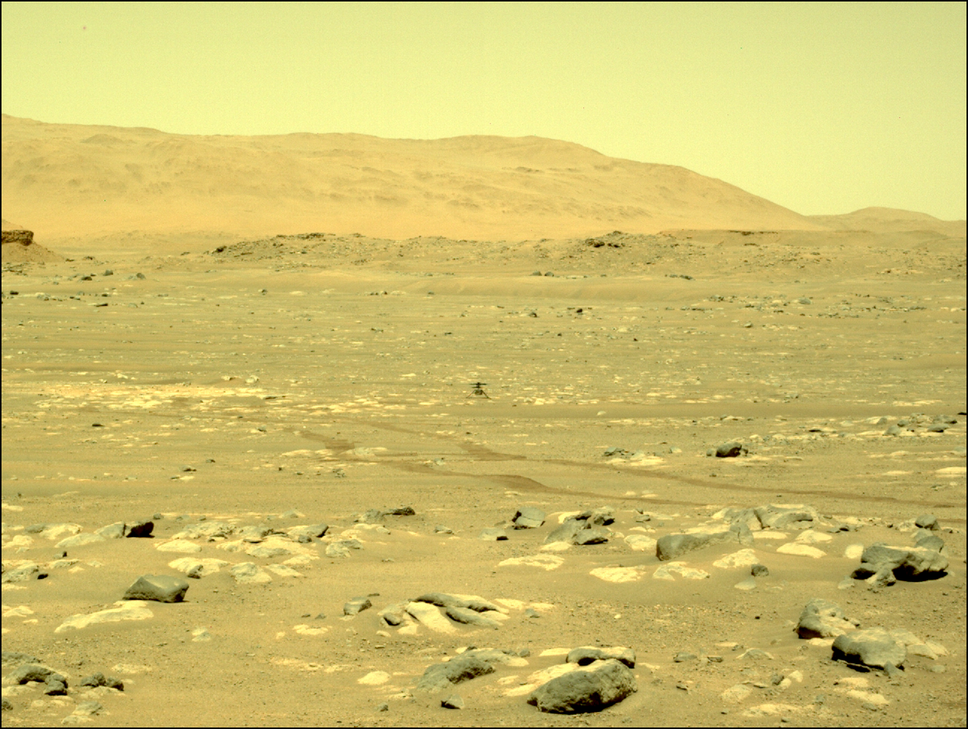
#> input picture perserverance/scripts/lefrncam_57.png, 968 x 729 px, shrunk from 1296 x 976 before the run
$ python test.py
#> lines starting #> are read from the running program, lines starting #| are printed output that depends on the picture
### perserverance/scripts/calibration.py
import math
import cv2
import random as rd
import numpy as np


def draw_keypoints_and_match(img1, img2):
    """This function is used for finding keypoints and dercriptors in the image and
        find best matches using brute force/FLANN based matcher."""

    # Note : Can use sift too to improve feature extraction, but it can be patented again so it could brake the code in future!
    # Note: ORB is not scale independent so number of keypoints depend on scale
    # Initiate ORB detector
    orb = cv2.ORB_create(nfeatures=10000)
    # find the keypoints and descriptors with ORB
    kp1, des1 = orb.detectAndCompute(img1,None)
    kp2, des2 = orb.detectAndCompute(img2,None)

    #________________________Brute Force Matcher_____________________________
    # create BFMatcher object
    bf = cv2.BFMatcher(cv2.NORM_HAMMING, crossCheck=True)

    # Match descriptors._
    matches = bf.match(des1,des2)

    # Sort them in the order of their distance.
    matches = sorted(matches, key = lambda x:x.distance)
    # print(len(matches))

    # Select first 30 matches.
    final_matches = matches[:30]

    # [27 lines of commented-out code are left out]
    img_with_keypoints = cv2.drawMatches(img1,kp1,img2,kp2,final_matches,None,flags=cv2.DrawMatchesFlags_NOT_DRAW_SINGLE_POINTS)
    cv2.imwrite("images_with_matching_keypoints.png", img_with_keypoints)

    # Getting x,y coordinates of the matches
    list_kp1 = [list(kp1[mat.queryIdx].pt) for mat in final_matches]
    list_kp2 = [list(kp2[mat.trainIdx].pt) for mat in final_matches]

    return list_kp1, list_kp2


# [46 lines of commented-out code are left out]


def calculate_F_matrix(list_kp1, list_kp2):
    """This function is used to calculate the F matrix from a set of 8 points using SVD.
        Furthermore, the rank of F matrix is reduced from 3 to 2 to make the epilines converge."""

    A = np.zeros(shape=(len(list_kp1), 9))

    for i in range(len(list_kp1)):
        x1, y1 = list_kp1[i][0], list_kp1[i][1]
        x2, y2 = list_kp2[i][0], list_kp2[i][1]
        A[i] = np.array([x1*x2, x1*y2, x1, y1*x2, y1*y2, y1, x2, y2, 1])

    U, s, Vt = np.linalg.svd(A)
    F = Vt[-1,:]
    F = F.reshape(3,3)

    # Downgrading the rank of F matrix from 3 to 2
    Uf, Df, Vft = np.linalg.svd(F)
    Df[2] = 0
    s = np.zeros((3,3))
    for i in range(3):
        s[i][i] = Df[i]

    F = np.dot(Uf, np.dot(s, Vft))
    return F

# [109 lines left out: functions RANSAC_F_matrix, calculate_E_matrix, extract_camerapose, disambiguate_camerapose, drawlines, not called in this run]

### perserverance/scripts/test.py
import calibration as calib
import cv2 as cv

imagel = cv.imread("lefrncam_57.png", cv.IMREAD_GRAYSCALE)
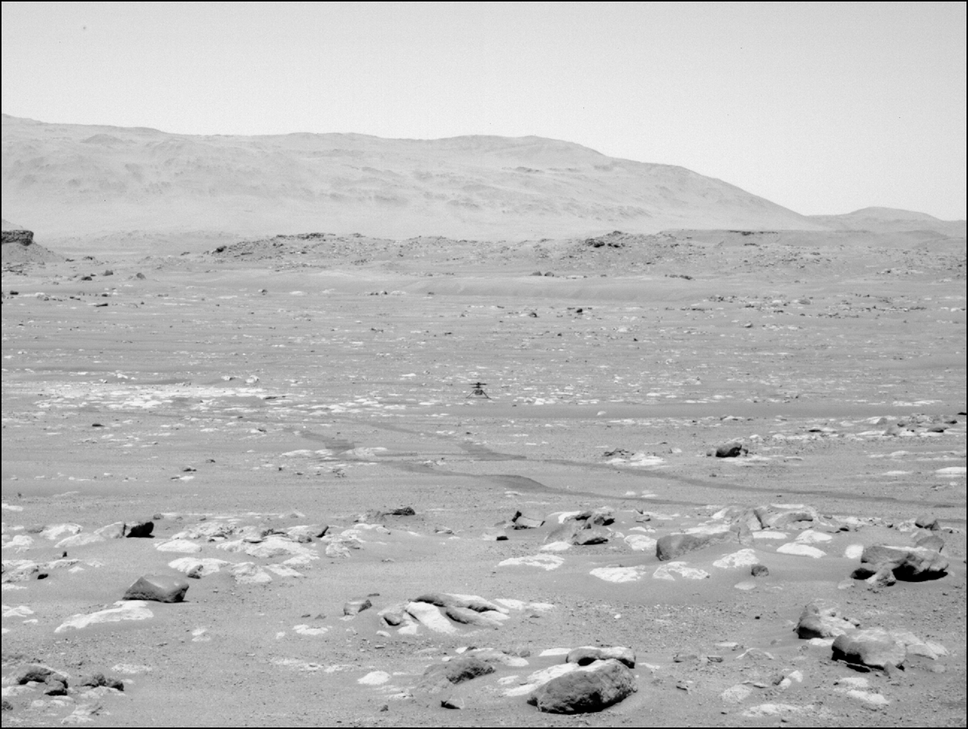
#> imagel: shape (729, 968); min 0, max 245, mean 185.8
imager = cv.imread("rightrncam_57.png", cv.IMREAD_GRAYSCALE)
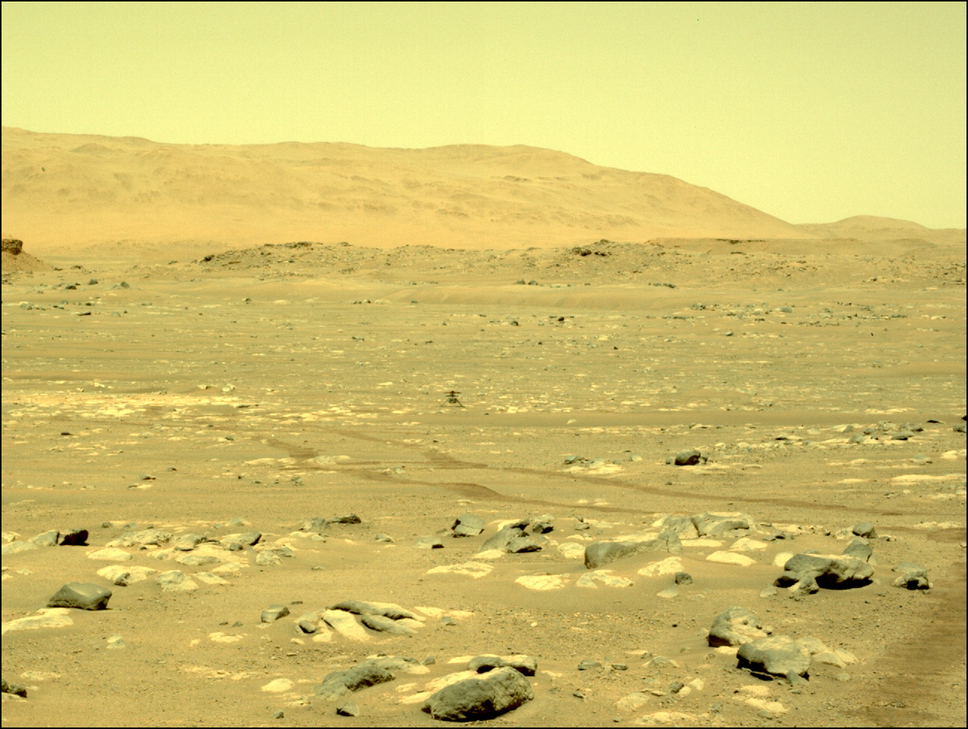
#> input picture perserverance/scripts/rightrncam_57.png, 968 x 729 px, shrunk from 1296 x 976 before the run
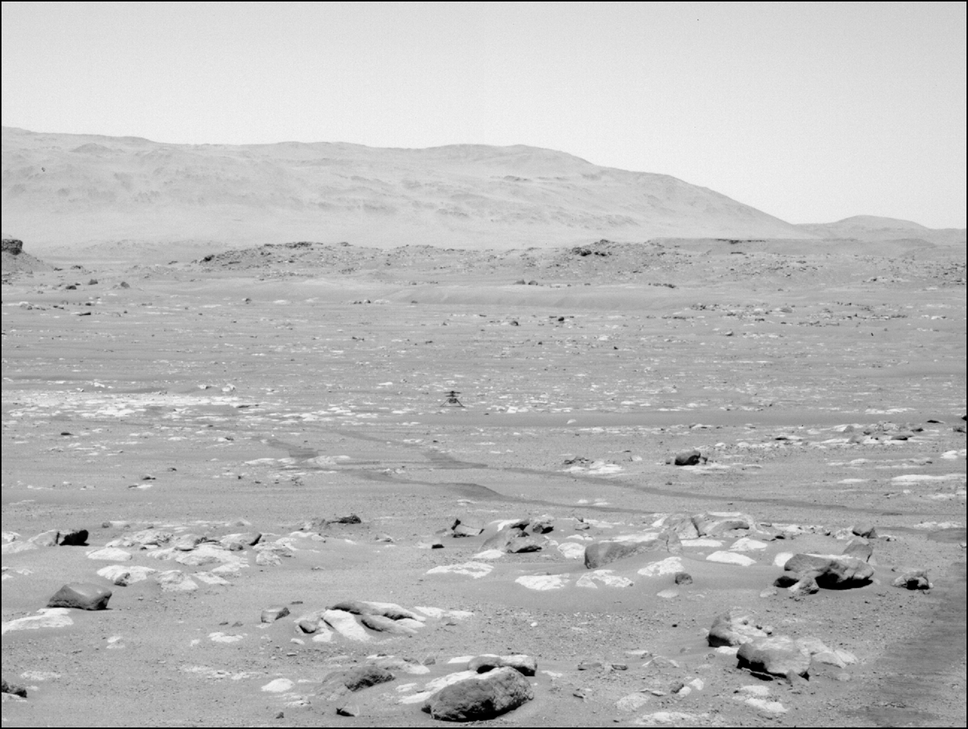
#> imager: shape (729, 968); min 0, max 246, mean 185.6

key1, key2 = calib.draw_keypoints_and_match(imagel, imager)
#> in draw_keypoints_and_match, `kp1, des1 = orb.detectAndCompute(img1,None)`: kp1 = 8195 keypoints; strongest (x, y, size): (498, 539, 31), (581, 661, 64.3), (579, 661, 44.6), (579, 662, 53.6)
#> in draw_keypoints_and_match, `kp2, des2 = orb.detectAndCompute(img2,None)`: kp2 = 8236 keypoints; strongest (x, y, size): (479, 672, 31), (479, 669, 53.6), (478, 671, 37.2), (61, 544, 37.2)
#> in draw_keypoints_and_match, `matches = bf.match(des1,des2)`: matches = 4540 matches
#> in draw_keypoints_and_match, `final_matches = matches[:30]`: final_matches = 30 matches
#> in draw_keypoints_and_match, `img_with_keypoints = cv2.drawMatches(img1,kp1,img2,kp2,final_matches,N..`:
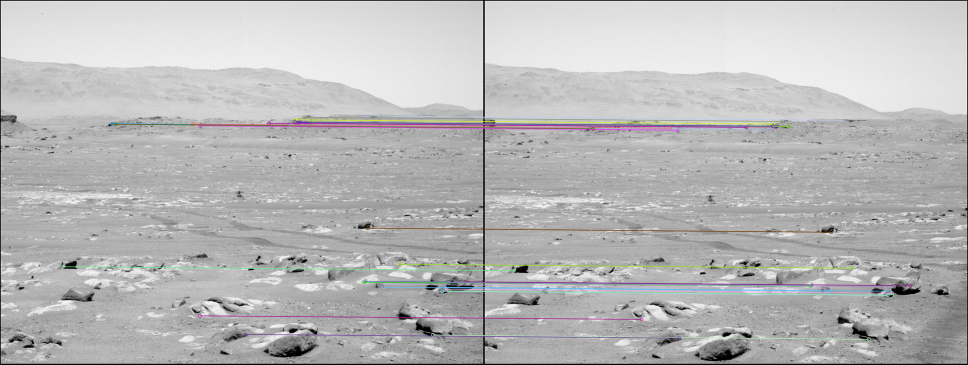
#> img_with_keypoints: shape (729, 1936, 3) (shown at 1/2 size); mean of channels 0, 1, 2 185.2, 185, 185.2; drawn as B, G, R
#> in draw_keypoints_and_match, `list_kp1 = [list(kp1[mat.queryIdx].pt) for mat in final_matches]`: list_kp1 = 30 pairs, first value 126 to 928, second value 231.6 to 669.6
#> in draw_keypoints_and_match, `list_kp2 = [list(kp2[mat.trainIdx].pt) for mat in final_matches]`: list_kp2 = 30 pairs, first value 59 to 852, second value 240.2 to 678.2
#> key1 has the same summary as list_kp1 in draw_keypoints_and_match; key2 has the same summary as list_kp2 in draw_keypoints_and_match
f = calib.calculate_F_matrix(key1, key2)
#> the loop in calculate_F_matrix, `for i in range(len(list_kp1)):` made 30 passes
#> (x1, y1, x2, y2) on passes 1 to 12: (893, 578, 816, 586), (730, 562, 655, 570), (928, 563, 852, 571), (596.2, 244.8, 583.2, 253.4), (126, 533, 59, 541), (591.6, 246, 578.4, 254.4), (590.4, 239, 577.4, 247.7), (622.1, 244.8, 609.1, 253.4), (865.4, 669.6, 769, 678.2), (622.1, 243.6, 608.3, 252.3), (224, 247, 212, 256), (800, 528, 736, 536)
#> in calculate_F_matrix, `U, s, Vt = np.linalg.svd(A)`:
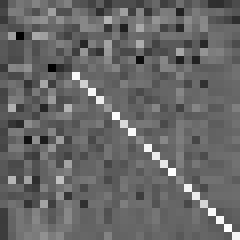
#> U: shape (30, 30) float64 (shown 8 times larger); min -0.647, max 0.916, mean -0.0102; drawn with min black and max white
#> in calculate_F_matrix, `U, s, Vt = np.linalg.svd(A)`: s = [3796575.6, 688938.6, 183470.6, 9499.9, 770.3, 138.6, 7.19, 0.681, 0.0619]
#> in calculate_F_matrix, `F = Vt[-1,:]`: F = [7.28e-08, -2.7e-05, 0.0126, 2.74e-05, 5.93e-06, 0.0332, -0.0126, -0.0375, 0.999]
#> in calculate_F_matrix, `F = F.reshape(3,3)`: F = [[7.28e-08, -2.7e-05, 0.0126], [2.74e-05, 5.93e-06, 0.0332], [-0.0126, -0.0375, 0.999]]
#> in calculate_F_matrix, `Uf, Df, Vft = np.linalg.svd(F)`: Uf = [[0.0126, -0.335, 0.942], [0.0332, -0.941, -0.336], [0.999, 0.0355, -0.00073]]; Df = [1, 0.00141, 1.15e-07]; Vft = [[-0.0126, -0.0375, 0.999], [-0.336, -0.941, -0.0396], [0.942, -0.336, -0.000717]]
#> after the loop in calculate_F_matrix, `for i in range(3):`: s = [[1, 0, 0], [0, 0.00141, 0], [0, 0, 0]]
#> in calculate_F_matrix, `F = np.dot(Uf, np.dot(s, Vft))`: F = [[-2.91e-08, -2.7e-05, 0.0126], [2.74e-05, 5.92e-06, 0.0332], [-0.0126, -0.0375, 0.999]]
#> f has the same summary as F in calculate_F_matrix
print(f)
#| [[-2.90915974e-08 -2.69751899e-05  1.26124349e-02]
#|  [ 2.74212589e-05  5.92188084e-06  3.32373618e-02]
#|  [-1.26408464e-02 -3.75305663e-02  9.98582930e-01]]
